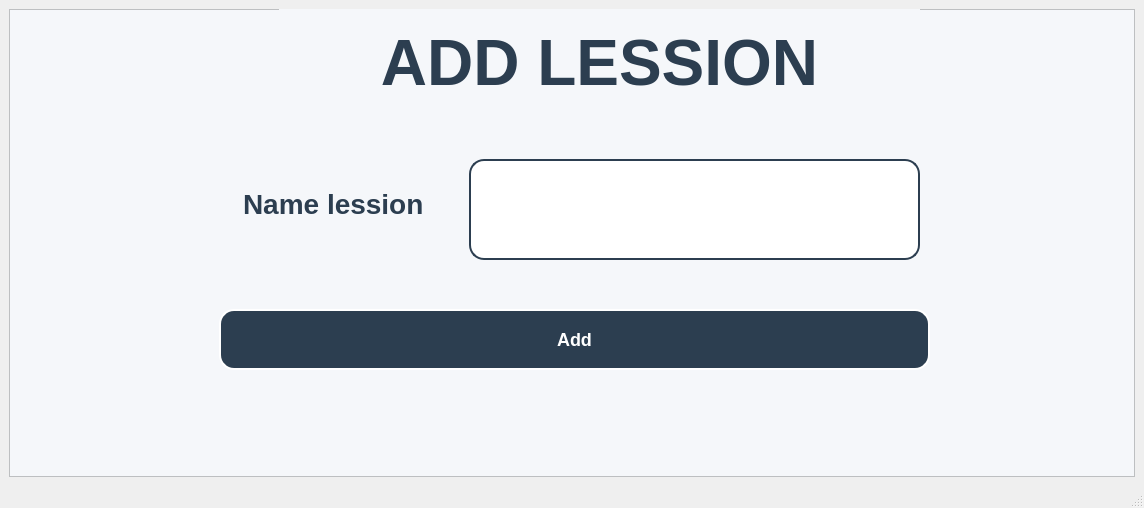
<?xml version="1.0" encoding="UTF-8"?>
<ui version="4.0">
 <class>MainWindow</class>
 <widget class="QMainWindow" name="MainWindow">
  <property name="geometry">
   <rect>
    <x>0</x>
    <y>0</y>
    <width>1144</width>
    <height>508</height>
   </rect>
  </property>
  <property name="windowTitle">
   <string>MainWindow</string>
  </property>
  <widget class="QWidget" name="centralwidget">
   <layout class="QVBoxLayout" name="verticalLayout">
    <item>
     <widget class="QFrame" name="frame">
      <property name="styleSheet">
       <string notr="true">background-color:#F5F7FA;
</string>
      </property>
      <property name="frameShape">
       <enum>QFrame::StyledPanel</enum>
      </property>
      <property name="frameShadow">
       <enum>QFrame::Raised</enum>
      </property>
      <widget class="QLabel" name="label">
       <property name="geometry">
        <rect>
         <x>270</x>
         <y>0</y>
         <width>641</width>
         <height>111</height>
        </rect>
       </property>
       <property name="styleSheet">
        <string notr="true">
color: 2C3E50 ;
border: none;</string>
       </property>
       <property name="text">
        <string>&lt;html&gt;&lt;head/&gt;&lt;body&gt;&lt;p align=&quot;center&quot;&gt;&lt;span style=&quot; font-size:48pt; font-weight:600; color:#2c3e50;&quot;&gt;ADD LESSION&lt;/span&gt;&lt;/p&gt;&lt;/body&gt;&lt;/html&gt;</string>
       </property>
      </widget>
      <widget class="QWidget" name="widget" native="true">
       <property name="geometry">
        <rect>
         <x>200</x>
         <y>120</y>
         <width>721</width>
         <height>321</height>
        </rect>
       </property>
       <property name="styleSheet">
        <string notr="true">border:none;</string>
       </property>
       <widget class="QLineEdit" name="idstudenttxt">
        <property name="geometry">
         <rect>
          <x>260</x>
          <y>30</y>
          <width>451</width>
          <height>101</height>
         </rect>
        </property>
        <property name="styleSheet">
         <string notr="true">background-color: white;
    color: #2C3E50;
    border: 1.5px solid #2C3E50;
    border-radius: 15px;
    font-size: 18px;
    font-weight: bold;
    padding: 10px 30px;</string>
        </property>
       </widget>
       <widget class="QLabel" name="label_2">
        <property name="geometry">
         <rect>
          <x>10</x>
          <y>50</y>
          <width>241</width>
          <height>50</height>
         </rect>
        </property>
        <property name="styleSheet">
         <string notr="true">color: rgb(44, 62, 80);                          
padding: 8px 16px;   
font-size: 28px; 
font-weight: bold; </string>
        </property>
        <property name="text">
         <string>Name lession</string>
        </property>
       </widget>
       <widget class="QPushButton" name="btnRegister">
        <property name="geometry">
         <rect>
          <x>10</x>
          <y>180</y>
          <width>711</width>
          <height>61</height>
         </rect>
        </property>
        <property name="styleSheet">
         <string notr="true">background-color:#2C3E50;
    color: white;
    border: 1.5px solid white;
    border-radius: 15px;
    font-size: 18px;
    font-weight: bold;
    padding: 10px 20px;</string>
        </property>
        <property name="text">
         <string>Add</string>
        </property>
       </widget>
      </widget>
     </widget>
    </item>
   </layout>
  </widget>
  <widget class="QMenuBar" name="menubar">
   <property name="geometry">
    <rect>
     <x>0</x>
     <y>0</y>
     <width>1144</width>
     <height>26</height>
    </rect>
   </property>
  </widget>
  <widget class="QStatusBar" name="statusbar"/>
 </widget>
 <resources/>
 <connections/>
</ui>
